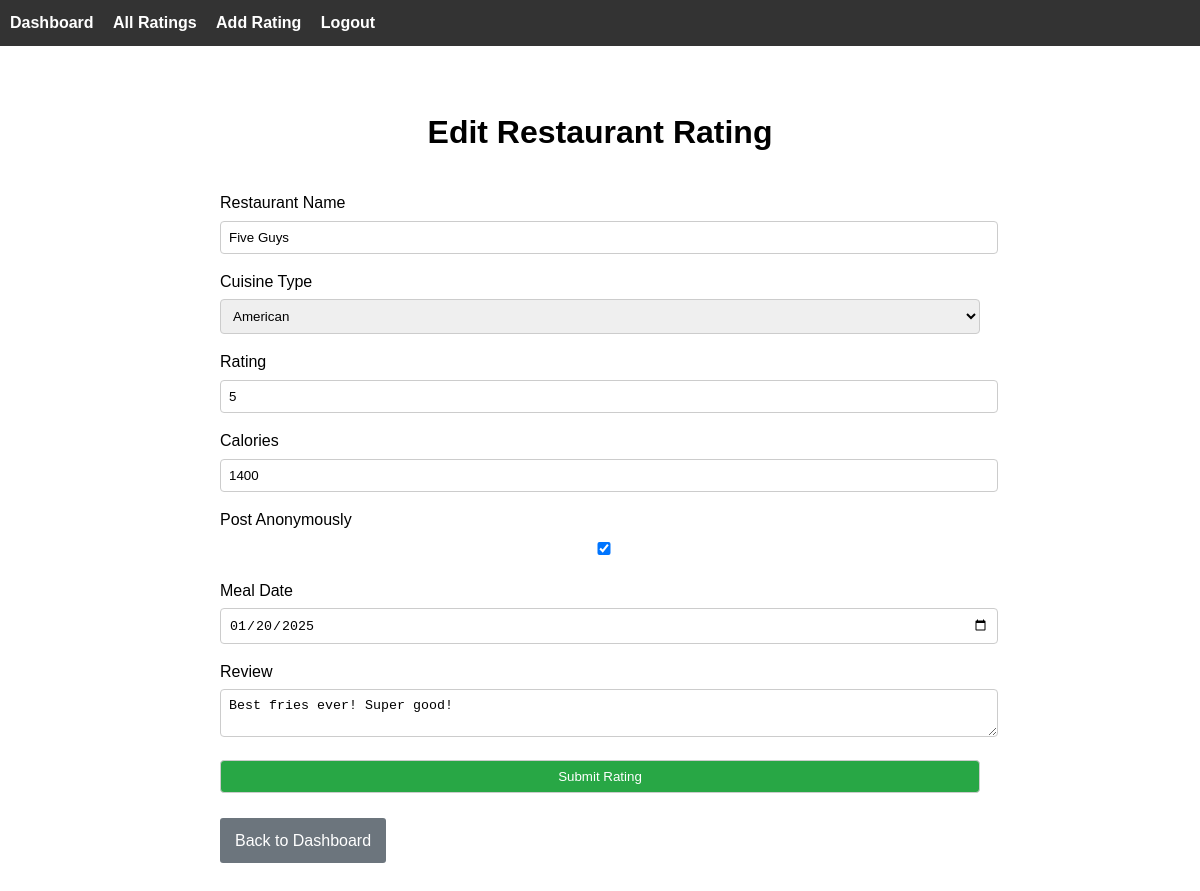
The app's page /edit_rating/4 (signed in) with its own data.
### models.py (models this page shows)
class RestaurantRating(db.Model):
    id = db.Column(db.Integer, primary_key=True)
    user_id = db.Column(db.Integer, db.ForeignKey('user.id'), nullable=False)  # foreign key to the user model
    restaurant_name = db.Column(db.String(100), nullable=False)
    rating = db.Column(db.Integer, nullable=False)
    cuisine_type = db.Column(db.String(50), nullable=False)
    meal_date = db.Column(db.Date, default=date.today)
    review = db.Column(db.Text, nullable=True)
    calories = db.Column(db.Integer, nullable=True)
    is_anonymous = db.Column(db.Boolean, default=False) #adding anomylity
    user = db.relationship('User', backref='ratings', lazy=True)  # relationship to the User model

### app.py (the view, shortened to what this page needs)
@app.route('/edit_rating/<int:rating_id>', methods=['GET', 'POST'])
def edit_rating(rating_id):
    rating = RestaurantRating.query.get_or_404(rating_id)
    form = RestaurantRatingForm(obj=rating)
    return render_template('edit_rating.html', form=form, rating_id = rating_id)

### forms.py
class RestaurantRatingForm(FlaskForm):
    restaurant_name = StringField('Restaurant Name', validators=[InputRequired()])
    cuisine_type = SelectField('Cuisine Type', choices=[
        ('American', 'American'),
        ('Italian', 'Italian'),
        ('Chinese', 'Chinese'),
        ('Mexican', 'Mexican'),
        ('Indian', 'Indian'),
        ('Other', 'Other')
    ], validators=[InputRequired()])
    rating = IntegerField('Rating', validators=[InputRequired(), NumberRange(min=1, max=5)])
    review = TextAreaField('Review', validators=[Optional()])
    calories = IntegerField('Calories', validators=[Optional()])
    is_anonymous = BooleanField('Post Anonymously', default=False)
    meal_date = DateField(
        'Meal Date',
        format='%Y-%m-%d',
        validators=[Optional()]
    )
    submit = SubmitField('Submit Rating')

### app.py (called while the page is built)
@login_manager.user_loader
def load_user(user_id):
    return User.query.get(int(user_id))

### templates/edit_rating.html (shortened to what this page needs)
{% extends "base.html" %}
{% block content %}
<div class="content">
  <h1>Edit Restaurant Rating</h1>
  <form method="POST" action="{{ url_for('edit_rating', rating_id=rating_id) }}">
    <div class="form-group">
      {{ form.restaurant_name.label }}
      {{ form.restaurant_name }}
    </div>
    <div class="form-group">
      {{ form.cuisine_type.label }}
      {{ form.cuisine_type }}
    </div>
    <div class="form-group">
      {{ form.rating.label }}
      {{ form.rating(type="number", min="1", max="5", step="1") }}
    </div>
    <div class="form-group">
      {{ form.calories.label }}
      {{ form.calories(type="number", min="0") }}
    </div>
    <div class="form-group">
      {{ form.is_anonymous.label }}
      {{ form.is_anonymous }}
    </div>
    <div class="form-group">
      {{ form.meal_date.label }}
      {{ form.meal_date(type="date") }}
    </div>
    <div class="form-group">
      {{ form.review.label }}
      {{ form.review }}
    </div>
    <div class="form-group">
      {{ form.submit(class="btn btn-primary") }}
    </div>
  </form>
  <a href="{{ url_for('dashboard') }}" class="btn btn-secondary">Back to Dashboard</a>
</div>
{% endblock %}

### templates/base.html (style rules this page uses)
body { font-family: Arial, sans-serif; margin: 0; line-height: 1.6; }
.content { max-width: 800px; margin: 0 auto; padding: 20px; }
.form-group { margin-bottom: 15px; }
.form-group label { display: block; margin-bottom: 5px; }
.form-group input, .form-group select, .form-group textarea { width: 100%; padding: 8px; border: 1px solid #ccc; border-radius: 4px; }
.btn { display: inline-block; padding: 10px 15px; color: white; text-decoration: none; border: none; border-radius: 3px; cursor: pointer; }
.btn-primary { background-color: #28a745; }
.btn-secondary { background-color: #6c757d; margin-top: 10px; }
h1 { text-align: center; margin-bottom: 1em; }

### records on screen
RestaurantRating: restaurant_name "Five Guys", cuisine_type "American", rating "5", calories "1400", is_anonymous "☑", meal_date "01/20/2025", review "Best fries ever! Super good!"
